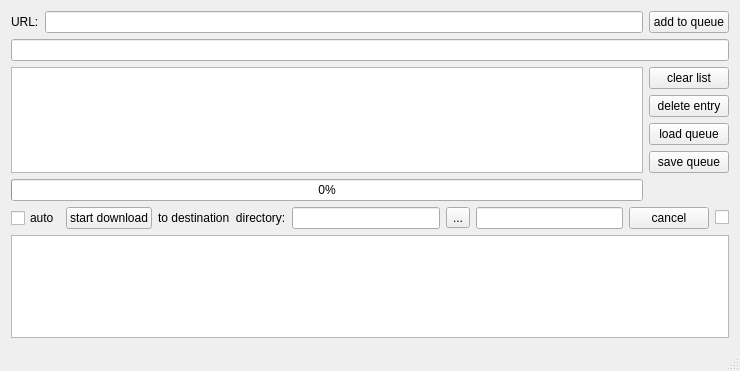
<?xml version="1.0" encoding="UTF-8"?>
<ui version="4.0">
 <class>DownloadMgr</class>
 <widget class="QMainWindow" name="DownloadMgr">
  <property name="geometry">
   <rect>
    <x>0</x>
    <y>0</y>
    <width>740</width>
    <height>371</height>
   </rect>
  </property>
  <property name="windowTitle">
   <string>Download Manager</string>
  </property>
  <widget class="QWidget" name="centralWidget">
   <layout class="QGridLayout" name="gridLayout_2">
    <item row="0" column="0">
     <layout class="QHBoxLayout" name="horizontalLayout">
      <item>
       <widget class="QLabel" name="lblUrl">
        <property name="text">
         <string>URL:</string>
        </property>
       </widget>
      </item>
      <item>
       <widget class="QLineEdit" name="edtUrl"/>
      </item>
      <item>
       <widget class="QPushButton" name="cmdAdd">
        <property name="text">
         <string>add to queue</string>
        </property>
       </widget>
      </item>
     </layout>
    </item>
    <item row="1" column="0">
     <widget class="QLineEdit" name="edtFilter"/>
    </item>
    <item row="2" column="0">
     <layout class="QHBoxLayout" name="horizontalLayout_2">
      <item>
       <widget class="QListWidget" name="lisDownload">
        <property name="styleSheet">
         <string notr="true">show-decoration-selected: 1;
selection-color: white;
selection-background-color: #0068d9;
</string>
        </property>
       </widget>
      </item>
      <item>
       <layout class="QVBoxLayout" name="verticalLayout">
        <item>
         <widget class="QPushButton" name="cmdClearList">
          <property name="text">
           <string>clear list</string>
          </property>
         </widget>
        </item>
        <item>
         <widget class="QPushButton" name="cmdDelEntry">
          <property name="text">
           <string>delete entry</string>
          </property>
         </widget>
        </item>
        <item>
         <spacer name="verticalSpacer">
          <property name="orientation">
           <enum>Qt::Vertical</enum>
          </property>
          <property name="sizeHint" stdset="0">
           <size>
            <width>20</width>
            <height>40</height>
           </size>
          </property>
         </spacer>
        </item>
        <item>
         <widget class="QPushButton" name="cmdLoadList">
          <property name="text">
           <string>load queue</string>
          </property>
         </widget>
        </item>
        <item>
         <widget class="QPushButton" name="cmdSaveList">
          <property name="text">
           <string>save queue</string>
          </property>
         </widget>
        </item>
       </layout>
      </item>
     </layout>
    </item>
    <item row="3" column="0">
     <layout class="QHBoxLayout" name="horizontalLayout_3">
      <item>
       <widget class="QProgressBar" name="progressBar">
        <property name="value">
         <number>0</number>
        </property>
       </widget>
      </item>
      <item>
       <widget class="QLabel" name="lblEstimate">
        <property name="minimumSize">
         <size>
          <width>80</width>
          <height>0</height>
         </size>
        </property>
        <property name="maximumSize">
         <size>
          <width>80</width>
          <height>16777215</height>
         </size>
        </property>
        <property name="text">
         <string/>
        </property>
        <property name="scaledContents">
         <bool>false</bool>
        </property>
        <property name="alignment">
         <set>Qt::AlignCenter</set>
        </property>
       </widget>
      </item>
     </layout>
    </item>
    <item row="4" column="0">
     <layout class="QGridLayout" name="gridLayout">
      <item row="0" column="4">
       <widget class="QToolButton" name="toolButton">
        <property name="text">
         <string>...</string>
        </property>
       </widget>
      </item>
      <item row="0" column="0">
       <widget class="QCheckBox" name="chkAutoDownloadNext">
        <property name="text">
         <string>auto</string>
        </property>
       </widget>
      </item>
      <item row="0" column="1">
       <widget class="QPushButton" name="cmdDownload">
        <property name="text">
         <string>start download</string>
        </property>
       </widget>
      </item>
      <item row="0" column="5">
       <widget class="QLineEdit" name="edtParameter"/>
      </item>
      <item row="0" column="3">
       <widget class="QLineEdit" name="edtDownloadDir"/>
      </item>
      <item row="0" column="2">
       <widget class="QLabel" name="label">
        <property name="text">
         <string>to destination  directory:</string>
        </property>
       </widget>
      </item>
      <item row="0" column="6">
       <widget class="QPushButton" name="cmdCancelDownload">
        <property name="text">
         <string>cancel</string>
        </property>
       </widget>
      </item>
      <item row="0" column="7">
       <widget class="QCheckBox" name="chkHideOutput">
        <property name="text">
         <string/>
        </property>
       </widget>
      </item>
     </layout>
    </item>
    <item row="5" column="0">
     <widget class="QTextEdit" name="edtOutput"/>
    </item>
   </layout>
  </widget>
  <widget class="QMenuBar" name="menuBar">
   <property name="geometry">
    <rect>
     <x>0</x>
     <y>0</y>
     <width>740</width>
     <height>21</height>
    </rect>
   </property>
  </widget>
  <widget class="QStatusBar" name="statusBar"/>
 </widget>
 <layoutdefault spacing="6" margin="11"/>
 <resources/>
 <connections/>
</ui>
